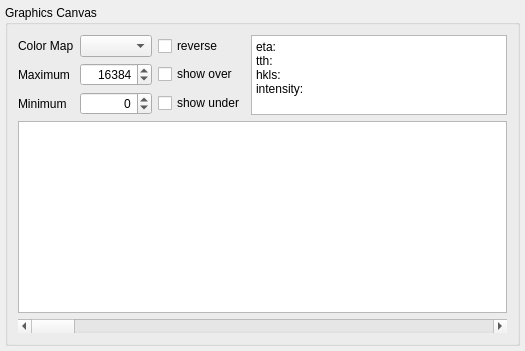
  <widget class="QWidget" name="centralwidget">
   <layout class="QVBoxLayout" name="verticalLayout_2">
    <property name="margin">
     <number>5</number>
    </property>
    <item>
     <widget class="QGroupBox" name="graphicsCanvasGroup">
      <property name="title">
       <string>Graphics Canvas</string>
      </property>
      <layout class="QVBoxLayout" name="verticalLayout_4">
       <property name="margin">
        <number>10</number>
       </property>
       <item>
        <layout class="QHBoxLayout" name="horizontalLayout">
         <item>
          <layout class="QGridLayout" name="gridLayout">
           <item row="0" column="0">
            <widget class="QLabel" name="cmapLabel">
             <property name="toolTip">
              <string>&lt;html&gt;&lt;head/&gt;&lt;body&gt;&lt;p&gt;&lt;a href=&quot;www.binstar.org&quot;&gt;&lt;span style=&quot; text-decoration: underline; color:#0000ff;&quot;&gt;documentation&lt;/span&gt;&lt;/a&gt;&lt;/p&gt;&lt;/body&gt;&lt;/html&gt;</string>
             </property>
             <property name="whatsThis">
              <string>&lt;html&gt;&lt;head/&gt;&lt;body&gt;&lt;p&gt;&lt;a href=&quot;www.google.com&quot;&gt;&lt;span style=&quot; text-decoration: underline; color:#0000ff;&quot;&gt;documentation&lt;/span&gt;&lt;/a&gt;&lt;/p&gt;&lt;/body&gt;&lt;/html&gt;</string>
             </property>
             <property name="text">
              <string>Color Map</string>
             </property>
            </widget>
           </item>
           <item row="0" column="1">
            <widget class="QComboBox" name="colorMapComboBox">
             <property name="toolTip">
              <string>&lt;html&gt;&lt;head/&gt;&lt;body&gt;&lt;p&gt;colormap used to render the image&lt;/p&gt;&lt;/body&gt;&lt;/html&gt;</string>
             </property>
             <property name="whatsThis">
              <string>&lt;html&gt;&lt;head/&gt;&lt;body&gt;&lt;p&gt;&lt;a href=&quot;www.google.com&quot;&gt;&lt;span style=&quot; text-decoration: underline; color:#0000ff;&quot;&gt;documentation&lt;/span&gt;&lt;/a&gt;&lt;/p&gt;&lt;/body&gt;&lt;/html&gt;</string>
             </property>
            </widget>
           </item>
           <item row="1" column="1">
            <widget class="QSpinBox" name="maxSpinBox">
             <property name="toolTip">
              <string>&lt;html&gt;&lt;head/&gt;&lt;body&gt;&lt;p&gt;scale images to maximum intensity&lt;/p&gt;&lt;/body&gt;&lt;/html&gt;</string>
             </property>
             <property name="alignment">
              <set>Qt::AlignRight|Qt::AlignTrailing|Qt::AlignVCenter</set>
             </property>
             <property name="minimum">
              <number>0</number>
             </property>
             <property name="maximum">
              <number>999999999</number>
             </property>
             <property name="value">
              <number>16384</number>
             </property>
            </widget>
           </item>
           <item row="2" column="1">
            <widget class="QSpinBox" name="minSpinBox">
             <property name="toolTip">
              <string>&lt;html&gt;&lt;head/&gt;&lt;body&gt;&lt;p&gt;scale images to minimum intensity&lt;/p&gt;&lt;/body&gt;&lt;/html&gt;</string>
             </property>
             <property name="alignment">
              <set>Qt::AlignRight|Qt::AlignTrailing|Qt::AlignVCenter</set>
             </property>
             <property name="minimum">
              <number>-999999999</number>
             </property>
             <property name="maximum">
              <number>16384</number>
             </property>
            </widget>
           </item>
           <item row="2" column="2">
            <widget class="QCheckBox" name="showUnderCheckBox">
             <property name="toolTip">
              <string>&lt;html&gt;&lt;head/&gt;&lt;body&gt;&lt;p&gt;highlight pixels with less than minimum intensity&lt;/p&gt;&lt;/body&gt;&lt;/html&gt;</string>
             </property>
             <property name="text">
              <string>show under</string>
             </property>
            </widget>
           </item>
           <item row="1" column="2">
            <widget class="QCheckBox" name="showOverCheckBox">
             <property name="toolTip">
              <string>&lt;html&gt;&lt;head/&gt;&lt;body&gt;&lt;p&gt;highlight pixels with greater than the maximum intensity&lt;/p&gt;&lt;/body&gt;&lt;/html&gt;</string>
             </property>
             <property name="text">
              <string>show over</string>
             </property>
            </widget>
           </item>
           <item row="1" column="0">
            <widget class="QLabel" name="maxLabel">
             <property name="sizePolicy">
              <sizepolicy hsizetype="Preferred" vsizetype="Preferred">
               <horstretch>0</horstretch>
               <verstretch>0</verstretch>
              </sizepolicy>
             </property>
             <property name="text">
              <string>Maximum</string>
             </property>
            </widget>
           </item>
           <item row="2" column="0">
            <widget class="QLabel" name="minLabel">
             <property name="sizePolicy">
              <sizepolicy hsizetype="Preferred" vsizetype="Preferred">
               <horstretch>0</horstretch>
               <verstretch>0</verstretch>
              </sizepolicy>
             </property>
             <property name="text">
              <string>Minimum</string>
             </property>
            </widget>
           </item>
           <item row="0" column="2">
            <widget class="QCheckBox" name="cmapReverseCheckBox">
             <property name="toolTip">
              <string>&lt;html&gt;&lt;head/&gt;&lt;body&gt;&lt;p&gt;reverse the colormap&lt;/p&gt;&lt;/body&gt;&lt;/html&gt;</string>
             </property>
             <property name="text">
              <string>reverse</string>
             </property>
            </widget>
           </item>
          </layout>
         </item>
         <item>
          <widget class="QPlainTextEdit" name="reportValuesTextEdit">
           <property name="sizePolicy">
            <sizepolicy hsizetype="Expanding" vsizetype="Ignored">
             <horstretch>0</horstretch>
             <verstretch>0</verstretch>
            </sizepolicy>
           </property>
           <property name="autoFillBackground">
            <bool>true</bool>
           </property>
           <property name="plainText">
            <string>eta:
tth:
hkls:
intensity:</string>
           </property>
          </widget>
         </item>
        </layout>
       </item>
       <item>
        <widget class="QGraphicsView" name="graphicsView">
         <property name="autoFillBackground">
          <bool>false</bool>
         </property>
        </widget>
       </item>
       <item>
        <widget class="QScrollBar" name="imageViewScrollBar">
         <property name="toolTip">
          <string>&lt;html&gt;&lt;head/&gt;&lt;body&gt;&lt;p&gt;dynamic tool tip to display &amp;quot;x of y&amp;quot;&lt;/p&gt;&lt;/body&gt;&lt;/html&gt;</string>
         </property>
         <property name="orientation">
          <enum>Qt::Horizontal</enum>
         </property>
        </widget>
       </item>
      </layout>
     </widget>
    </item>
   </layout>
  </widget>
